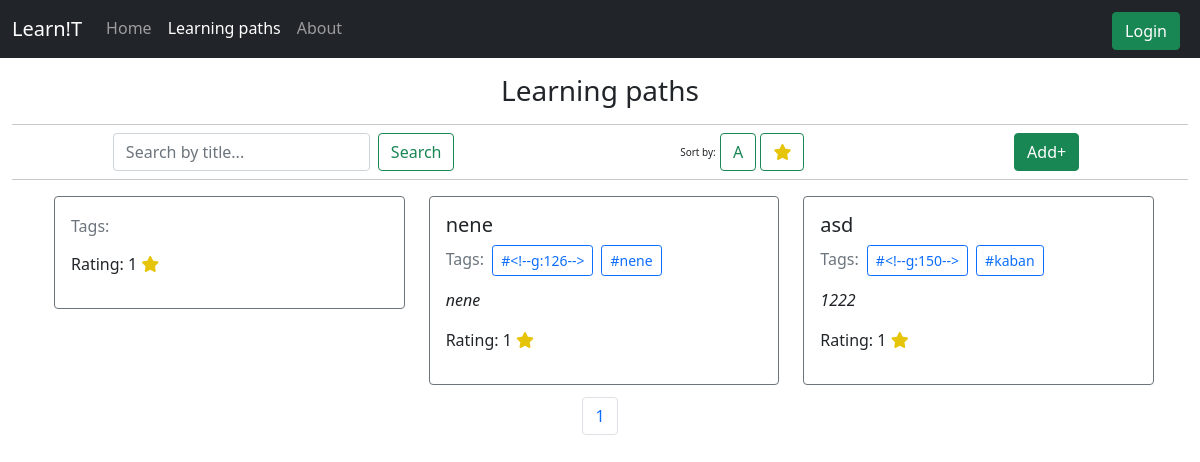
The page /learning-paths on the database as committed earlier.
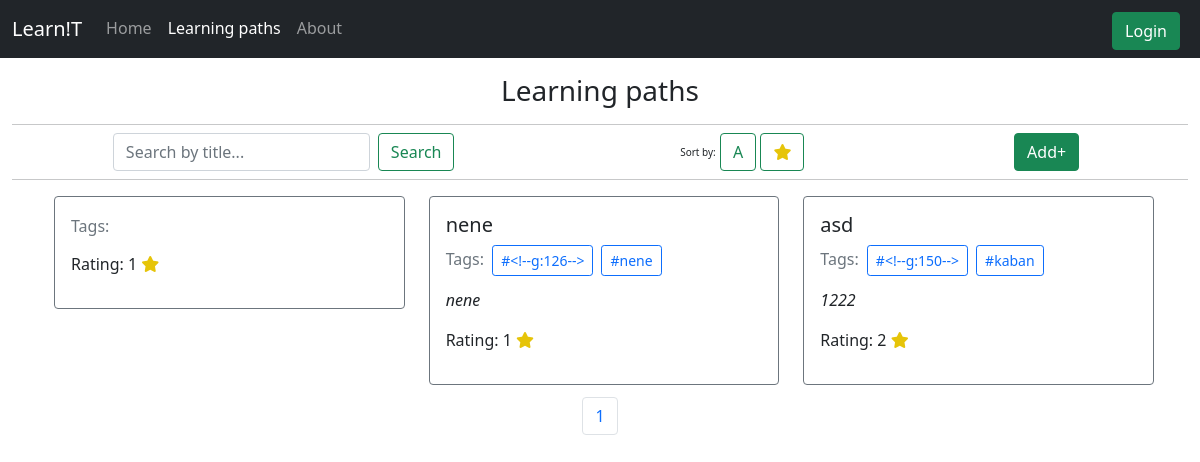
The same page on the database as committed later.
### tables this page shows
CREATE TABLE lpaths (
    id INTEGER PRIMARY KEY AUTOINCREMENT,
    title TEXT NOT NULL,
    tags TEXT,
    excerpt TEXT,
    body TEXT,
    rating INTEGER DEFAULT 0,
    isActive INTEGER DEFAULT 0,
    voted TEXT DEFAULT "",
    userId INTEGER,
    FOREIGN KEY(userId) REFERENCES users(id)
);

### app.py (the view, shortened to what this page needs)
@app.route('/learning-paths', methods=['GET'])
def learningPaths():
    active = [0, 1, 0]
    tag = request.args.get('tag')
    page = request.args.get('page')
    if page:
        page = int(page)
    search = request.args.get('search')
    if not page:
        page = 1
    sortBy = request.args.get('sortBy')  # rating, alpha
    limit = 6
    with sqlite3.connect(_DB) as conn:
        cur = conn.cursor()
        count = int(cur.execute(
            "SELECT COUNT(*) FROM lpaths;").fetchall()[0][0])
        pages = 0
        if((count % limit) > 0):
            pages = int(count/limit)+1
        else:
            pages = int(count/limit)
        if(tag):
            lpaths = cur.execute(
                "SELECT * FROM lpaths WHERE tags LIKE ?;", ("%"+tag+"%",)).fetchall()
            return render_template("learning-paths.html", active=active, paths=lpaths, pages=0, tag=tag)
        if(search):
            lpaths = cur.execute(
                "SELECT * FROM lpaths WHERE title LIKE ? ORDER BY id DESC LIMIT ?;", ("%"+search+"%", limit,)).fetchall()
            return render_template("learning-paths.html", active=active, paths=lpaths, tag='x')
        if(page):
            lpaths = cur.execute(
                "SELECT * FROM lpaths ORDER BY id DESC LIMIT ? OFFSET ?;", (limit, (page-1)*limit)).fetchall()
            return render_template("learning-paths.html", active=active, paths=lpaths, pages=pages)
        lpaths = cur.execute(
            "SELECT * FROM lpaths ORDER BY id DESC LIMIT ?;", (limit,)).fetchall()
        if not lpaths:
            active = [0, 0, 0]
            return render_template('errorpage.html', active=active)
    return render_template("learning-paths.html", active=active, paths=lpaths, pages=pages)

### templates/learning-paths.html (shortened to what this page needs)
{% extends "layout.html" %} {% block title %} Learning paths {% endblock %} {%
block main %}
<div class="text-center">
  <h3 style="margin-bottom: 0rem">
    Learning paths
    <hr class="mb-0" />
  </h3>
</div>
<div class="d-flex justify-content-around align-items-center">
  <div class="d-flex me-4">
    <input
      type="text"
      id="search"
      class="form-control me-2"
      placeholder="Search by title..."
    />
    <button class="btn btn-outline-success" type="" onclick="Search()">
      Search
    </button>
  </div>
  <div>
    <span class="font-weight-light registertip">Sort by:</span>
    <button
      class="btn btn-outline-success"
      id="byAlpha"
      type=""
      onclick="byAlpha()"
    >
      A
    </button>
    <button
      class="btn btn-outline-success"
      id="byRating"
      type=""
      onclick="byRating()"
    >
      <i class="fa-solid fa-star" style="color: rgb(230, 196, 9)"></i>
    </button>
  </div>
  <div class="d-flex justify-content-end">
    <a href="/new"
      ><button class="btn btn-success m-2" type="submit" id="">Add+</button></a
    >
  </div>
</div>
<hr class="m-0 mb-1" />
<div class="container-lg justify-content-center">
  <div class="row p-2">
    {%if paths %} {%for path in paths%}
    <div class="col-md-4 container-fluid justify-content-center">
      <div
        class="card border-secondary w-100 m-1"
        name="card"
        onclick="window.location='./path?id={{path[0]}}';"
        style="width: 18rem"
      >
        <div class="card-body">
          <h5 class="card-title" id="title">{{path[1]}}</h5>
          <h6 class="card-subtitle mb-2 text-muted" id="tags">
            Tags: <span name="tags">{{path[2]}}</span>
          </h6>
          <p class="card-text fst-italic">{{path[3]}}</p>
          <p>
            Rating: {{path[5]}}
            <i class="fa-solid fa-star" style="color: rgb(230, 196, 9)"></i>
          </p>
        </div>
      </div>
    </div>
    {%endfor%} {%else%}
    <h1 class="container text-center mt-5">Found nothing</h1>
    {%endif%}
  </div>
  <div class="d-flex justify-content-around align-items-center">
    <nav aria-label="Page navigation example" class="align-items-center">
      <ul class="pagination">
        {%if sortBy %} {%for i in range(pages)%}
        <li class="page-item">
          <a
            class="page-link"
            href="/learning-paths?page={{i+1}}&sortBy={{sortBy}}"
            >{{i+1}}</a
          >
        </li>
        {%endfor%} {%elif tag %} {%else%} {%for i in range(pages)%}
        <li class="page-item">
          <a class="page-link" href="/learning-paths?page={{i+1}}">{{i+1}}</a>
        </li>
        {%endfor%} {%endif%}
      </ul>
    </nav>
  </div>
</div>
{% endblock %}

### templates/layout.html (shortened to what this page needs)
<!DOCTYPE html>
<html lang="en">
  <head>
    <link
      href="https://cdn.jsdelivr.net/npm/bootstrap@5.1.3/dist/css/bootstrap.min.css"
      rel="stylesheet"
    />
    <link href="/static/styles.css" rel="stylesheet" />
  </head>
  <body>
    <nav class="navbar navbar-expand-sm navbar-dark bg-dark">
      <div class="container-fluid">
        <a class="navbar-brand nav-item" href="/">Learn!T</a>
        <div
          class="offcanvas bg-dark navbar-dark offcanvas-end"
          tabindex="-1"
          id="offcanvasNavbar"
          aria-labelledby="offcanvasNavbarLabel"
        >
          <div class="offcanvas-body">
            {%if session['user_id']%}
            <ul class="navbar-nav navbar-dark bg-dark flex-grow-1 pe-3">
              <li class="nav-item">
                {%if active[0]%}
                <a class="nav-link active" aria-current="page" href="/">Home</a>
                {%else%}
                <a class="nav-link" href="/">Home</a>
                {%endif%}
              </li>
              <li class="nav-item">
                {%if active[1]%}
                <a
                  class="nav-link active"
                  href="/learning-paths"
                  aria-current="page"
                  >Learning paths</a
                >
                {%else%}
                <a class="nav-link" href="/learning-paths">Learning paths</a>
                {%endif%}
              </li>
              <li class="nav-item">
                {%if active[2]%}
                <a class="nav-link active" href="/about" aria-current="page"
                  >About</a
                >
                {%else%}
                <a class="nav-link" href="/about">About</a>
                {%endif%}
              </li>
            </ul>
            <form class="d-flex">
              <a
                class="btn btn-success me-2 mt-1"
                type="button"
                href="/account"
              >
                Account
              </a>
              <a
                class="btn btn-outline-success me-2 mt-1"
                type="button"
                href="/logout"
              >
                Log out
              </a>
            </form>
            {%else%}
            <ul class="navbar-nav navbar-dark bg-dark flex-grow-1 pe-3">
              <li class="nav-item">
                {%if active[0]%}
                <a class="nav-link active" aria-current="page" href="/">Home</a>
                {%else%}
                <a class="nav-link" href="/">Home</a>
                {%endif%}
              </li>
              <li class="nav-item">
                {%if active[1]%}
                <a
                  class="nav-link active"
                  href="/learning-paths"
                  aria-current="page"
                  >Learning paths</a
                >
                {%else%}
                <a class="nav-link" href="/learning-paths">Learning paths</a>
                {%endif%}
              </li>
              <li class="nav-item">
                {%if active[2]%}
                <a class="nav-link active" href="/about" aria-current="page"
                  >About</a
                >
                {%else%}
                <a class="nav-link" href="/about">About</a>
                {%endif%}
              </li>
            </ul>
            <form class="d-flex">
              <a class="btn btn-success me-2 mt-1" type="button" href="/login">
                Login
              </a>
            </form>
            {%endif%}
          </div>
        </div>
      </div>
    </nav>
    <main class="container-fluid py-3">{% block main %}{% endblock %}</main>
  </body>
</html>

### static/styles.css (style rules this page uses)
.registertip { font-size: x-small; text-decoration: none; }
[name=card] { cursor: pointer; }

Rows that differ between the two databases and show on the page:
changed lpaths "asd": rating "1" → "2"
